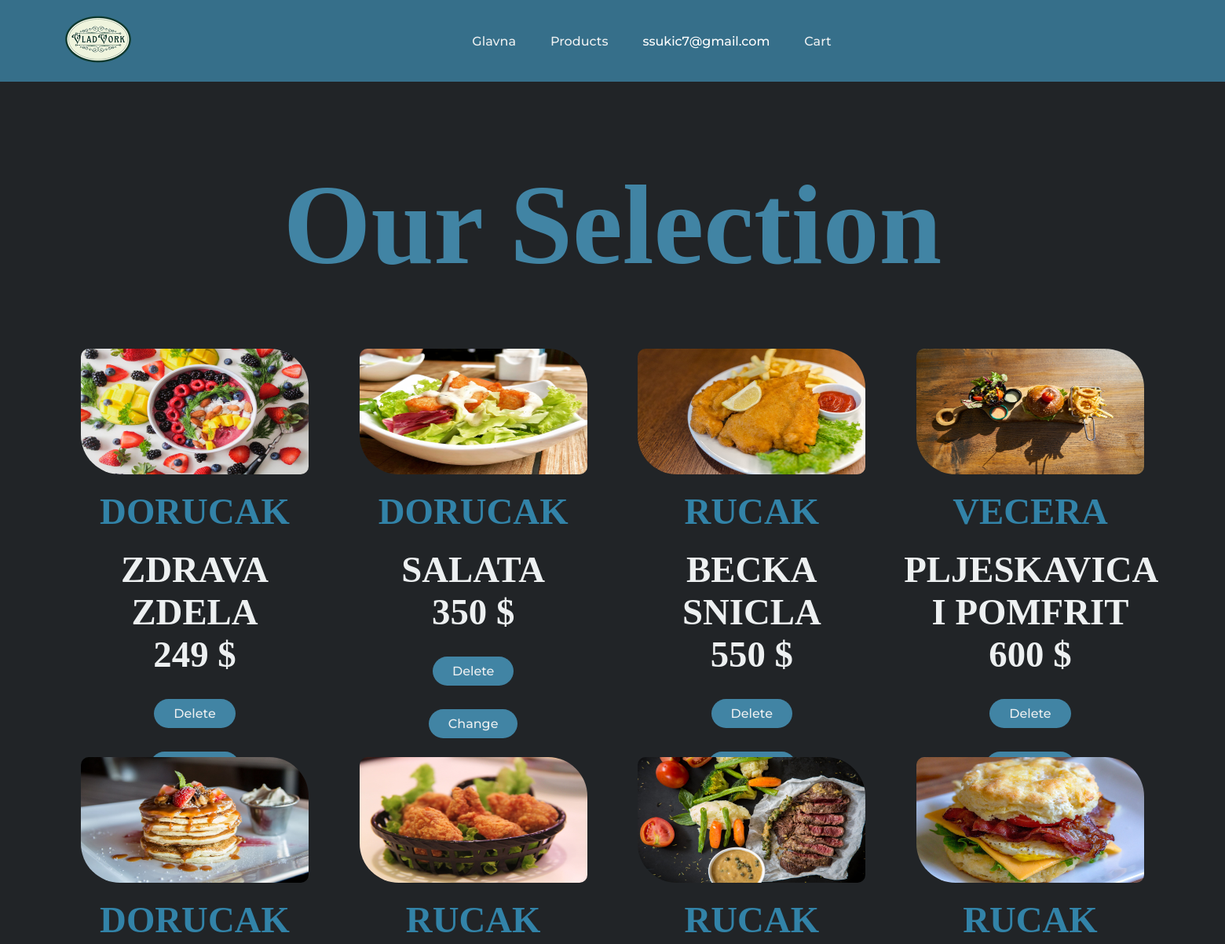
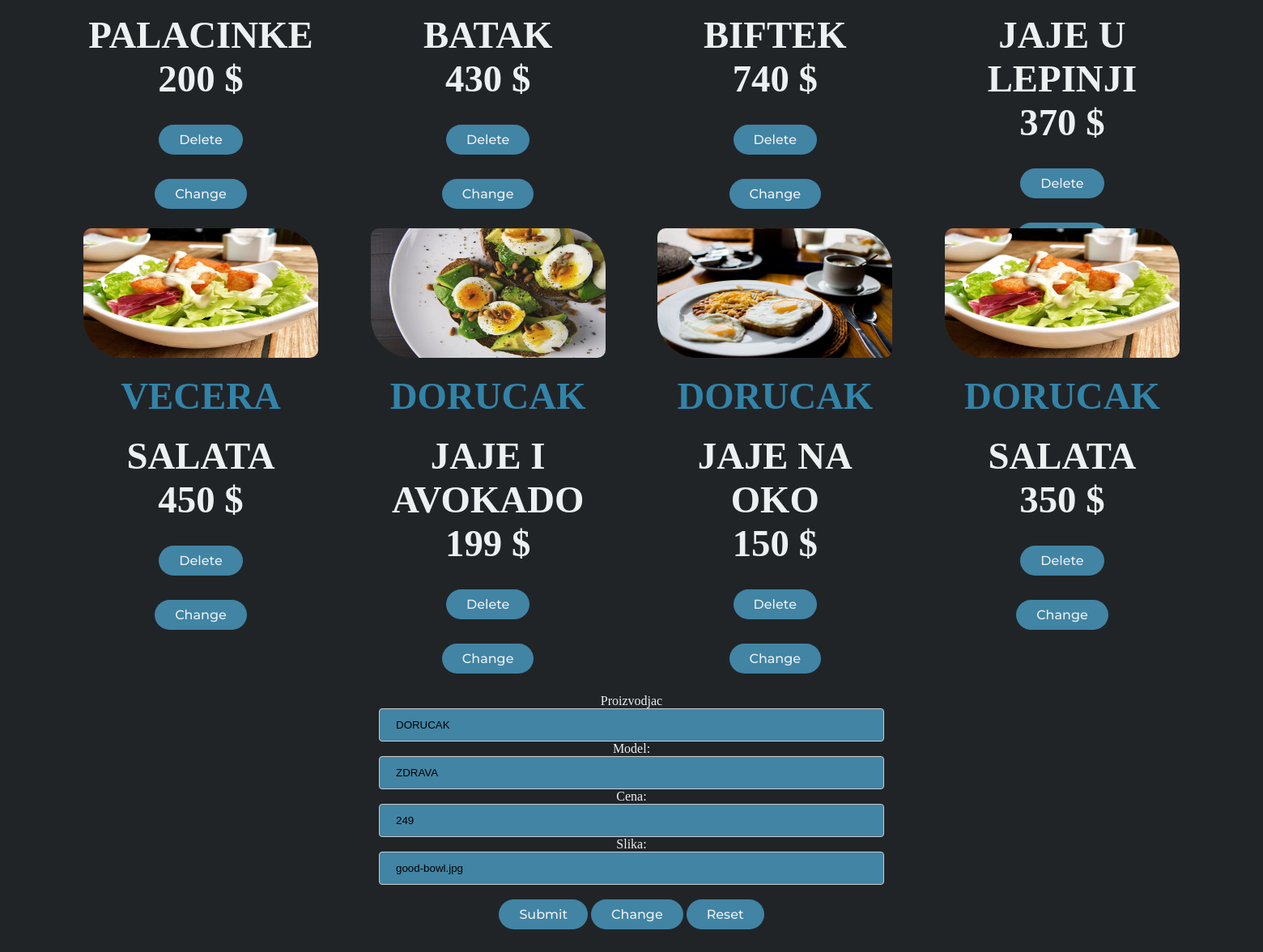
Screenshot of /admin.php?updateid=1 (signed in) with the database file from the repository (2 pictures, top to bottom).
### tables this page shows
CREATE TABLE `vozila` (
  `id_vozila` int(11) NOT NULL,
  `proizvodjac` varchar(64) NOT NULL,
  `model` varchar(64) NOT NULL,
  `cena` int(11) NOT NULL,
  `slika` varchar(64) NOT NULL
);

### admin.php (the view, shortened to what this page needs)
<!DOCTYPE html>
<html lang="en">
<head>
    <link rel="stylesheet" href="styleadmin3.css">
</head>
<?php
$connect = new mysqli(HOST,USER,PASS,DATABASE);
$sql_str = "";
if (isset($sql_str)) {
    $sql = "SELECT id_vozila, proizvodjac, model, cena, slika FROM vozila ". $sql_str;
    if ($result = $connect -> query($sql)) {
        while ($row = $result -> fetch_assoc()) {
            $products[] = $row;
        }
    }
}
if(isset($_GET['updateid'])){
$id1=$_GET['updateid'];
$sql1= "SELECT * FROM `vozila` WHERE `id_vozila`='$id1'";
$result=mysqli_query($connect,$sql1);
$row=mysqli_fetch_assoc($result);
$proizvodjac=$row['proizvodjac'];
$model=$row['model'];
$cena=$row['cena'];
$slika=$row['slika'];
}
?>
<body>
<header>
<a href="index.php"><img src="VladVorkPNG.png" alt="logo" class="logo" width="100px">
    </a>
        <nav>
            <ul class="nav__links">
                <li><a href="index.php">Glavna</a></li>
                <li><a href="products.php">Products</a></li>
                <?php
            if (isset($_SESSION['username']) OR isset($_SESSION['id_user']))
            {
                ?>
                <li>
<div class="dropdown">
  <a onclick="myFunctionDropDown()" class="dropbtn"><?php echo $_SESSION['username']  ?></a>
</div></li>
<li><a href="cart.php">Cart</a></li>
<?php
            }
            else
            {
                ?>
                <li class="nav-item">
                <a class="nav-link" href="login.php">Login/register</a>
            </li>
            <?php
            }
?>
            </ul>
        </nav>
    </header>
<section class ="events">
<div class="title">
    <h1>Our Selection</h1>
</div>
<div class="row">
    <?php
                    if (!empty($products)) {
                        foreach ($products as $key => $value) {
                            $id=$value['id_vozila'];
                            echo '<div class="col">
                                <img src="'.$value['slika'].'">
                                <h4>'.$value['proizvodjac'].'</h4>
                                <p>'.$value['model'].'<p>
                                <p>'.$value['cena'].' $</p>
                                <a href="admin.php?deleteid='.$id.'" class="cta"><button>Delete</button></a>
                                <a href="admin.php?updateid='.$id.'" class="cta"><button>Change</button></a>
                            </div>';
                        }
                    }
                    else {
                        echo '<div class="col">';
                    }
                ?>
</div>
</section>
<form name="form" method="post" id="forma1">
  <label for="proizvodjac">Proizvodjac</label><br>
  <input type="text" id="proizvodjac" name="proizvodjac" value=
  <?php
  if(isset($proizvodjac))
  echo $proizvodjac;
  ?> ><br>
  <label for="model">Model:</label><br>
  <input type="text" id="model" name="model" value=
  <?php
  if(isset($model))
  echo $model;
  ?> ><br>
  <label for="cena">Cena:</label><br>
  <input type="text" id="cena" name="cena" value=
  <?php
  if(isset($cena))
  echo $cena;
  ?> ><br>
  <label for="slika">Slika:</label><br>
  <input type="text" id="slika" name="slika" value=
  <?php
  if(isset($slika))
  echo $slika;
  ?> ><br>
   <br>
  <button type="submit" name="submitBtn">Submit</button>
  <button type="submit" name="izmeniBtn">Change </button>
  <button type="reset">Reset</button>
</form>
</body>
</html>

### styleadmin3.css (style rules this page uses)
* { -webkit-box-sizing: border-box; box-sizing: border-box; margin: 0; padding: 0; }
body { background-color: #212427; overflow-x: hidden; }
li, a, button { font-family: "Montserrat", sans-serif; font-weight: 500; font-size: 16px; color: #edf0f1; text-decoration: none; }
header { top: 0; background-color: #366f8a; display: -webkit-box; display: -ms-flexbox; display: flex; -webkit-box-pack: justify; -ms-flex-pack: justify; justify-content: space-between; -webkit-box-align: center; -ms-flex-align: center; align-items: center; padding: 0px 75px; width: 100%; }
button { padding: 9px 25px; background-color: #4184a4; border: none; border-radius: 50px; cursor: pointer; -webkit-transition: all 0.3s ease 0s; transition: all 0.3s ease 0s; }
section { width: 90%; margin: 80px auto; margin-top: 50px; }
.title { text-align: center; font-size: 4vmax; color: #3283a8; }
.row { padding: 0; margin: 0; display: -webkit-box; display: -ms-flexbox; display: flex; -webkit-box-pack: center; -ms-flex-pack: center; justify-content: center; -ms-flex-wrap: wrap; flex-wrap: wrap; -ms-flex-line-pack: center; align-content: center; }
.col { padding: 5px; width: 300px; height: 400px; margin: 20px; margin-bottom: 100px; color: white; font-weight: bold; font-size: 2em; text-align: center; }
.dropbtn { color: white; font-size: 16px; border: none; cursor: pointer; }
.dropdown { position: relative; display: inline-block; }
.col img { width: 600px; height: 160px; max-width: 100%; border-radius: 10px 50px 10px 50px; }
h4 { font-size: 3vmin; color: #3283a8; }
p { font-size: 3vmin; color: #edf0f1; padding: 0px; text-align: center; }
.events .cta { margin-top: 30px; }
input[type="text"], select { width: 40%; padding: 12px 20px; margin: 8px 20; display: inline-block; border: 1px solid #ccc; border-radius: 4px; -webkit-box-sizing: border-box; box-sizing: border-box; background-color: #4184a4; }
form { text-align: center; margin-bottom: 100px; }
form label { color: #edf0f1; }
h1 { font-size: 6vmax; }
.logo { cursor: pointer; }
.nav__links { list-style: none; }
.nav__links li { display: inline-block; padding: 0 20px; }
.nav__links li a { -webkit-transition: all 0.3s ease 0s; transition: all 0.3s ease 0s; }
section { width: 90%; margin: 80px auto; }
.title { margin-top: 100px; text-align: center; font-size: 15px; color: #4184a4; }
.row { display: -webkit-box; display: -ms-flexbox; display: flex; -webkit-box-align: center; -ms-flex-align: center; align-items: center; width: 100%; -webkit-box-pack: justify; -ms-flex-pack: justify; justify-content: space-between; }
.row .col { display: -webkit-box; display: -ms-flexbox; display: flex; -webkit-box-orient: vertical; -webkit-box-direction: normal; -ms-flex-direction: column; flex-direction: column; -webkit-box-align: center; -ms-flex-align: center; align-items: center; }
.events .row { margin-top: 50px; }
h4 { font-size: 3vmin; color: #3283a8; margin: 20px auto; }
p { text-align: center; color: #edf0f1; padding: 0px; }

### rows the page displays
vozila: slika (picture), proizvodjac "DORUCAK", model "ZDRAVA ZDELA", cena "249", slika "good-bowl.jpg"
vozila: slika (picture), proizvodjac "DORUCAK", model "SALATA", cena "350"
vozila: slika (picture), proizvodjac "RUCAK", model "BECKA SNICLA", cena "550"
vozila: slika (picture), proizvodjac "VECERA", model "PLJESKAVICA I POMFRIT", cena "600"
vozila: slika (picture), proizvodjac "DORUCAK", model "PALACINKE", cena "200"
vozila: slika (picture), proizvodjac "RUCAK", model "BATAK", cena "430"
vozila: slika (picture), proizvodjac "RUCAK", model "BIFTEK", cena "740"
vozila: slika (picture), proizvodjac "RUCAK", model "JAJE U LEPINJI", cena "370"
vozila: slika (picture), proizvodjac "VECERA", model "SALATA", cena "450"
vozila: slika (picture), proizvodjac "DORUCAK", model "JAJE I AVOKADO", cena "199"
vozila: slika (picture), proizvodjac "DORUCAK", model "JAJE NA OKO", cena "150"
vozila: slika (picture), proizvodjac "DORUCAK", model "SALATA", cena "350"

### other values shown
$_SESSION['username'] "ssukic7@gmail.com"
